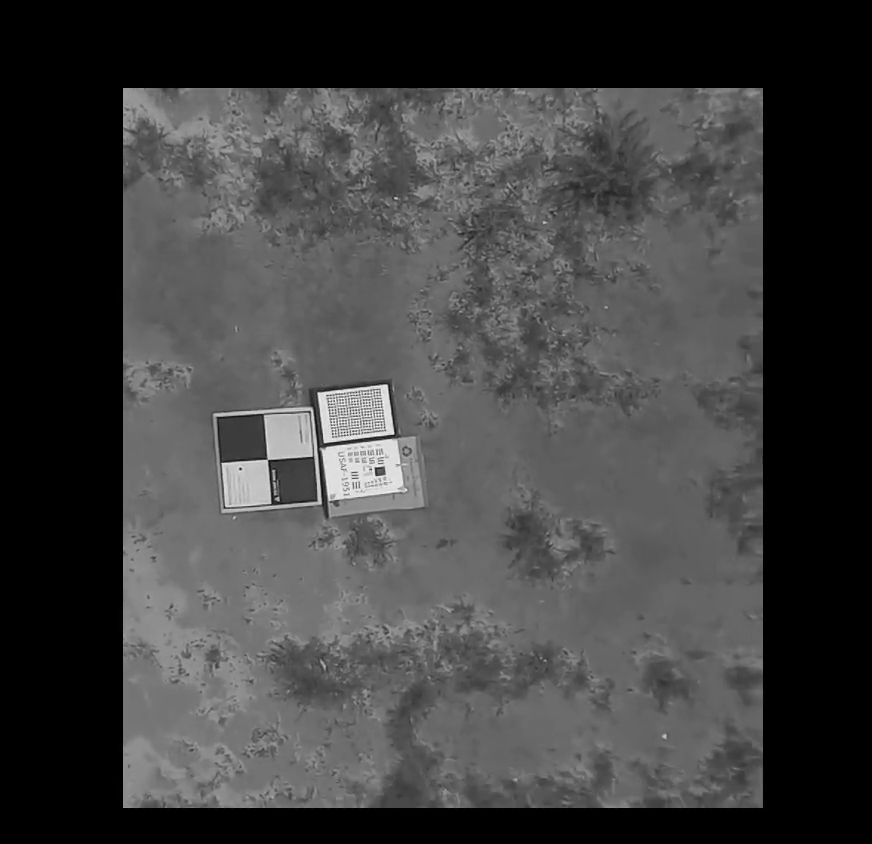
#> input picture frame 100 of notebooks/shifted.avi, 872 x 844 px, given in place of record-20190122-211815.mp4, which was not available
$ jupyter execute Step1_ExtractFrames.ipynb   (shell and % lines are left out)
#> lines starting #> are read from the running program, lines starting #| are printed output that depends on the picture; pictures that were not available may be replaced by others from this repository, and a replacement may not be noted
[cell 1]
import matplotlib.pyplot as plt
import cv2
import os
import shutil
import numpy as np
print(cv2.__version__)

[cell 2]
video = 'record-20190122-211815'
vidcap = cv2.VideoCapture(video + '.mp4')

if os.path.isdir(video):
    shutil.rmtree(video + '/')
os.mkdir(video)

fps = vidcap.get(cv2.CAP_PROP_FPS)
print('FPS = %.6f' % fps)

[cell 3]
success,image = vidcap.read()
#> image is the input picture: shape (844, 872, 3); min 0, max 255, mean 64.6
count = 0
success = True
while success:
  cv2.imwrite(video + "/frame%07.0f.png" % count, image[:,int(-1280/2):,:])     # save frame as PNG file
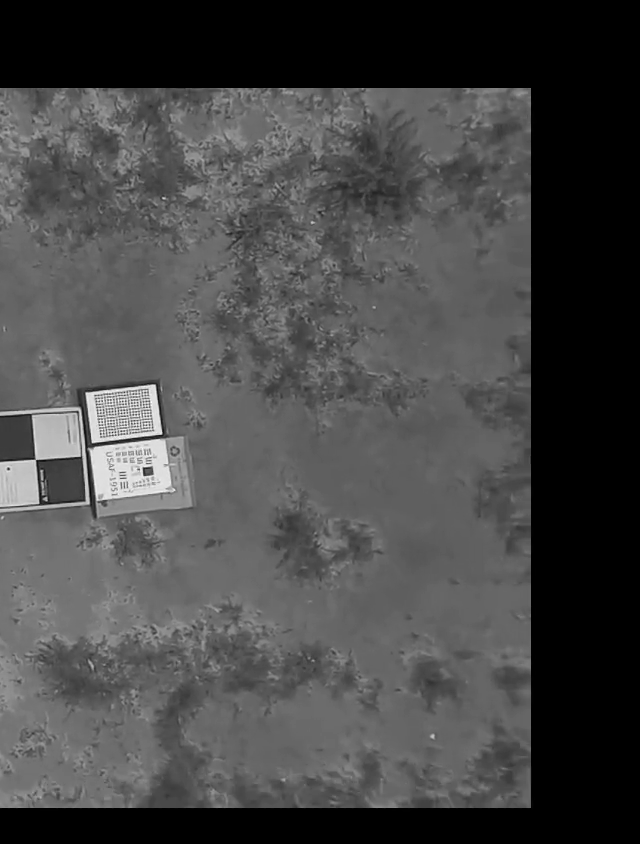
#> saved as frame0000000.png: shape (844, 640, 3); min 0, max 255, mean 71.5
  success,image = vidcap.read()
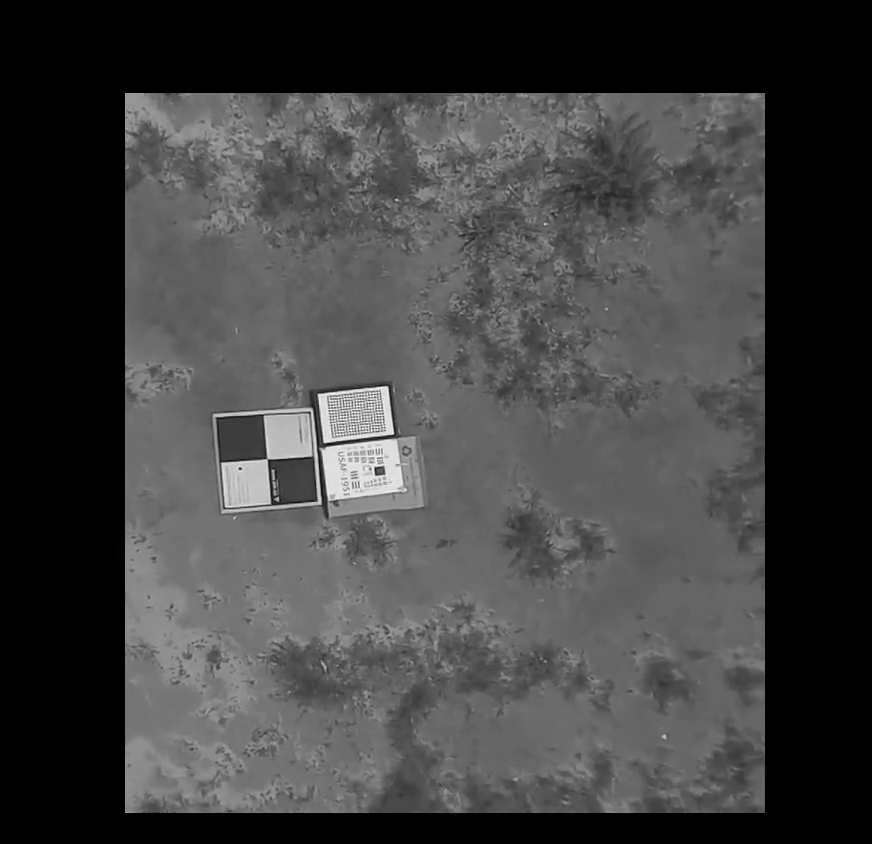
#> input picture frame 101 of notebooks/shifted.avi, 872 x 844 px, given in place of record-20190122-211815.mp4, which was not available
#> image is the input picture: shape (844, 872, 3); min 0, max 255, mean 64.6
  if count % 100 == 0:
      print('Extracted frame: ', count)
  count += 1
